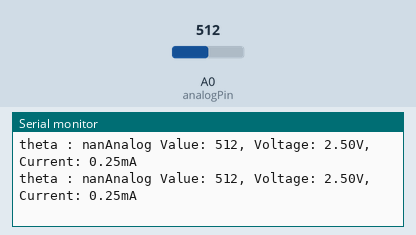
Recording of a sketch running on a simulated Arduino Uno, built with avr-gcc and run on an emulated ATmega328P. Shown: the last lines printed to the serial monitor. The test bench sets the inputs (shaded band); at power-on: A0 (analogPin) = 512.

Above: at 1.2 s.
1.3 s: A0 (analogPin) set to 461
At 1.36 s:
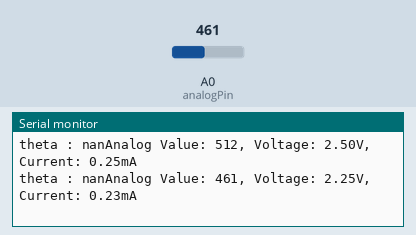
4.3 s: A0 (analogPin) set to 441
At 4.49 s:
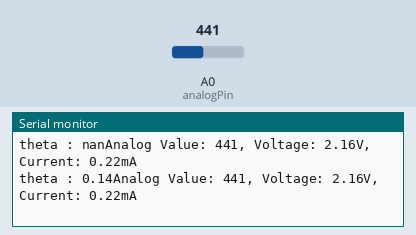
12.3 s: A0 (analogPin) set to 93
At 12.31 s:
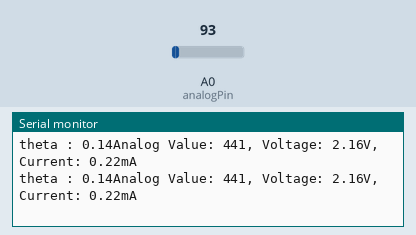
15.3 s: A0 (analogPin) set to 107
At 15.3 s:
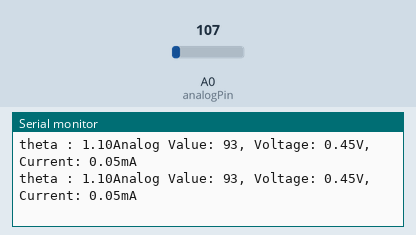
Timing chart, 0 to 17.8 s (numbered marks = the images above; inputs shaded):
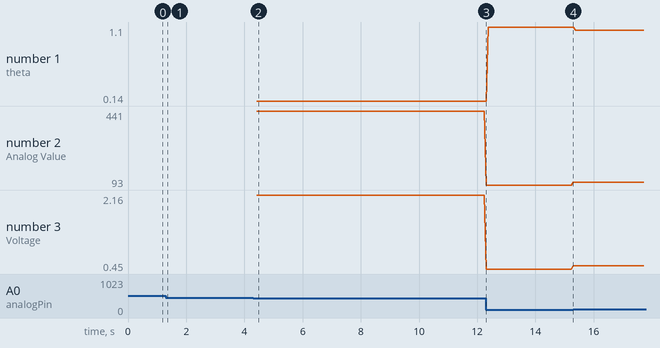

Measured:
- the behaviour switches between 451 and 450 on A0 (analogPin) (found by bisection; images 1 and 2)
- after the input at 4.3 s, the serial monitor: prints a new line after 0.05 s (image 2)
- plotted number 1: 0.14 → 1.1 after the input at 12.3 s, 1.1 → 1.06 after the input at 15.3 s
- plotted number 2: 441 → 93 after the input at 12.3 s, 93 → 107 after the input at 15.3 s
- plotted number 3: 2.16 → 0.45 after the input at 12.3 s, 0.45 → 0.52 after the input at 15.3 s

The sketch:

bluetooth_ldr.ino
```cpp
// Code by Anish Walke...!
#include<SoftwareSerial.h>
SoftwareSerial B(10,11); //10 - RX and 11 - TX
const int analogPin = A0;  // Analog pin for photodiode
const int resistorValue = 10000;  // Resistance value in ohms (adjust as needed)
void setup() {
  Serial.begin(9600);
  B.begin(9600);
}

void loop() {
  int sensorValue = analogRead(analogPin);  // Read analog value from the photodiode
  float io = 0.22;
  float voltage = sensorValue * (5.0 / 1023.0);  // Convert analog value to voltage
  float current = (voltage / resistorValue) * 1000;  // Calculate current using Ohm's Law (I = V / R)
  float f = sqrt(current/io);
  float t = acos(f);

  Serial.print("Analog Value: ");
  Serial.print(sensorValue);
  Serial.print(", Voltage: ");
  Serial.print(voltage);
  Serial.print("V, Current: ");
  Serial.print(current);  // Convert current to mA for easier reading
  Serial.println("mA");
  Serial.print("theta : ");
  Serial.print(t);
  delay(30);
  // now printing data on mobile

  B.print(voltage);
  B.print(";");
  B.print(current);
  B.print(";");

  delay(30);  // Delay for readability, adjust as needed
}
```
